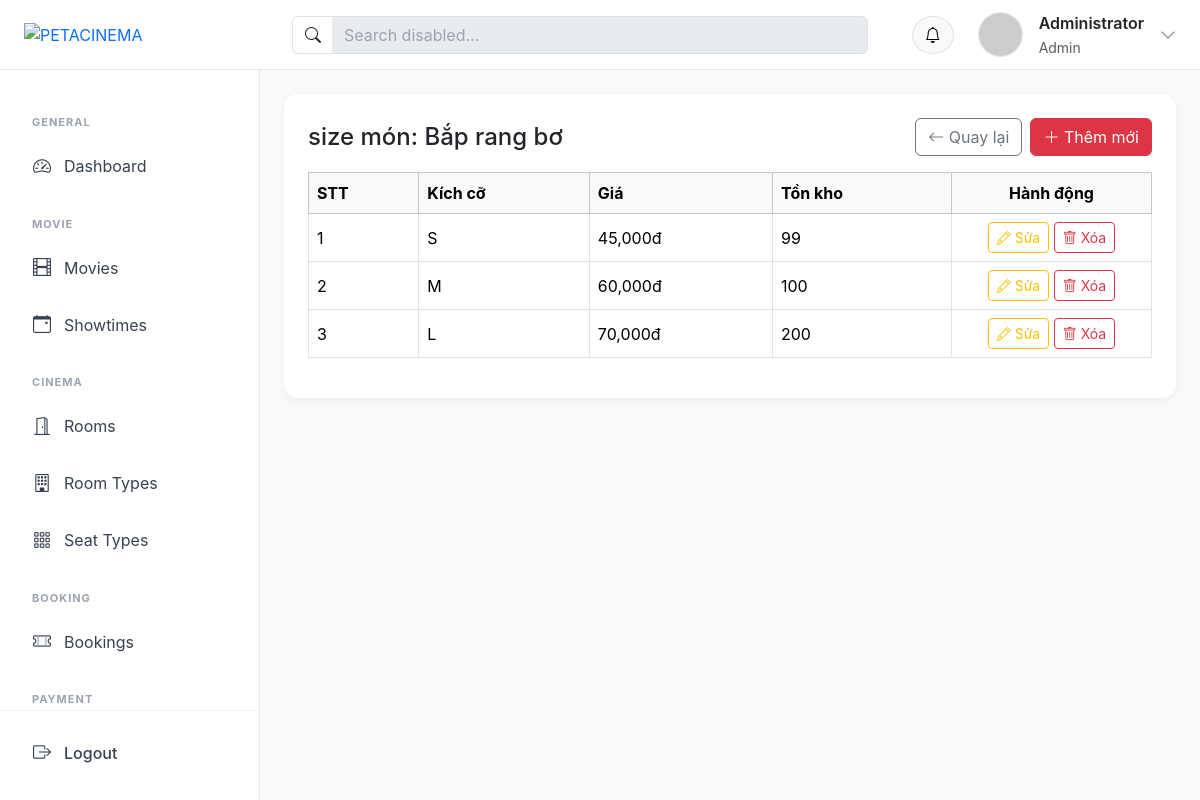
Before: /?action=food_variant_list&food_id=11 (signed in) with the older database file.
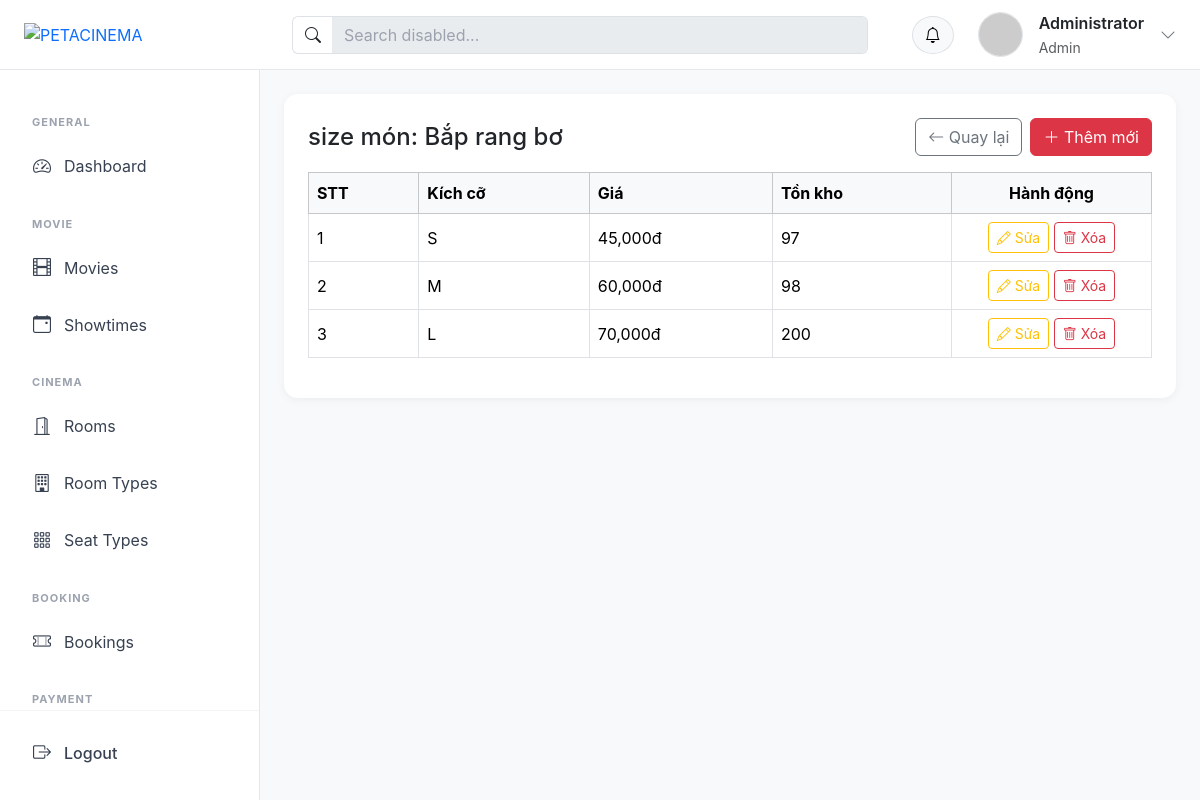
After: the same page with the newer database file.
### tables this page shows
CREATE TABLE `food_variants` (
  `id` int NOT NULL,
  `food_id` int NOT NULL,
  `size` varchar(10) DEFAULT NULL,
  `price` decimal(10,2) DEFAULT NULL,
  `stock` int DEFAULT '0'
);

### controllers/FoodVariantController.php (called while the page is built, shortened)
<?php
class FoodVariantController
{
    public function list()
    {
        $foodId = (int) ($_GET['food_id'] ?? 0);
        $foodModel = new FoodModel();
        $food = $foodModel->getById($foodId);
        $variantModel = new FoodVariantModel();
        $variants = $variantModel->getByFoodId($foodId);
        require_once PATH_VIEW . 'admin/layout/layout.php';
    }
}

### index.php (called while the page is built, shortened)
<?php
require_once './configs/helper.php';
spl_autoload_register(function ($class) {
    $fileName = "$class.php";
    $fileModel              = PATH_MODEL . $fileName;
});
require_once './routes/index.php';

### models/BaseModel.php (called while the page is built, shortened)
<?php
class BaseModel
{
    public function __construct()
    {
        $dsn = sprintf('mysql:host=%s;port=%s;dbname=%s;charset=utf8mb4', DB_HOST, DB_PORT, DB_NAME);
        try {
            $this->pdo = new PDO($dsn, DB_USERNAME, DB_PASSWORD, DB_OPTIONS);
        } catch (PDOException $e) {
            die("Kết nối cơ sở dữ liệu thất bại: {$e->getMessage()}. Vui lòng thử lại sau.");
        }
    }
}

### models/FoodModel.php (called while the page is built, shortened)
<?php
class FoodModel extends BaseModel
{
    protected $table = "foods";
    public function getById($id)
    {
        $sql = "SELECT * FROM {$this->table} WHERE id = :id";
        $stmt = $this->pdo->prepare($sql);
        $stmt->bindParam(':id', $id, PDO::PARAM_INT);
        $stmt->execute();
        return $stmt->fetch();
    }
}

### configs/helper.php (called while the page is built, shortened)
<?php
if (!function_exists('h')) {
    function h($value)
    {
        return htmlspecialchars((string) $value, ENT_QUOTES, 'UTF-8');
    }
}

### models/FoodVariantModel.php (called while the page is built, shortened)
<?php
class FoodVariantModel extends BaseModel
{
    protected $table = "food_variants";
    public function getByFoodId($foodId)
    {
        $sql = "SELECT v.*, f.name AS food_name
                FROM {$this->table} v
                JOIN foods f ON f.id = v.food_id
                WHERE v.food_id = :food_id
                ORDER BY v.id ASC";
        $stmt = $this->pdo->prepare($sql);
        $stmt->bindParam(':food_id', $foodId, PDO::PARAM_INT);
        $stmt->execute();
        return $stmt->fetchAll();
    }
}

### views/admin/food_variant/list.php (the view, shortened to what this page needs)
<div class="card p-4">
    <div class="d-flex align-items-center justify-content-between mb-3">
        <h4 class="mb-0">size món: <?= h($food['name']) ?></h4>
        <div class="d-flex gap-2">
            <a href="?action=food_list" class="btn btn-outline-secondary">
                <i class="bi bi-arrow-left"></i> Quay lại
            </a>
            <a href="?action=food_variant_add&food_id=<?= (int) $food['id'] ?>" class="btn btn-danger">
                <i class="bi bi-plus-lg"></i> Thêm mới
            </a>
        </div>
    </div>
    <div class="table-responsive">
        <table class="table table-bordered align-middle">
            <thead class="table-light">
                <tr>
                    <th>STT</th>
                    <th>Kích cỡ</th>
                    <th>Giá</th>
                    <th>Tồn kho</th>
                    <th class="text-center" style="width: 200px;">Hành động</th>
                </tr>
            </thead>
            <tbody>
                <?php if (empty($variants)): ?>
                    <tr>
                        <td colspan="5" class="text-center text-muted">Món này chưa có size nào.</td>
                    </tr>
                <?php else: ?>
                    <?php $stt = 1; ?>
                    <?php foreach ($variants as $variant): ?>
                        <tr>
                            <td><?= $stt++ ?></td>
                            <td><?= h($variant['size']) ?></td>
                            <td><?= number_format((float) $variant['price']) ?>đ</td>
                            <td><?= (int) $variant['stock'] ?></td>
                            <td class="text-center">
                                <a href="?action=food_variant_edit&id=<?= (int) $variant['id'] ?>" class="btn btn-sm btn-outline-warning">
                                    <i class="bi bi-pencil"></i> Sửa
                                </a>
                                <form action="?action=food_variant_delete" method="post" class="d-inline">
                                    <button type="submit" class="btn btn-sm btn-outline-danger" onclick="return confirm('Bạn có chắc chắn muốn xóa dữ liệu này?')">
                                        <i class="bi bi-trash"></i> Xóa
                                    </button>
                                </form>
                            </td>
                        </tr>
                    <?php endforeach; ?>
                <?php endif; ?>
            </tbody>
        </table>
    </div>
</div>

Changed rows visible on the page:
changed food_variants (number 1 of 3 on the later page): stock "99" → "97"
changed food_variants (number 2 of 3 on the later page): stock "100" → "98"
